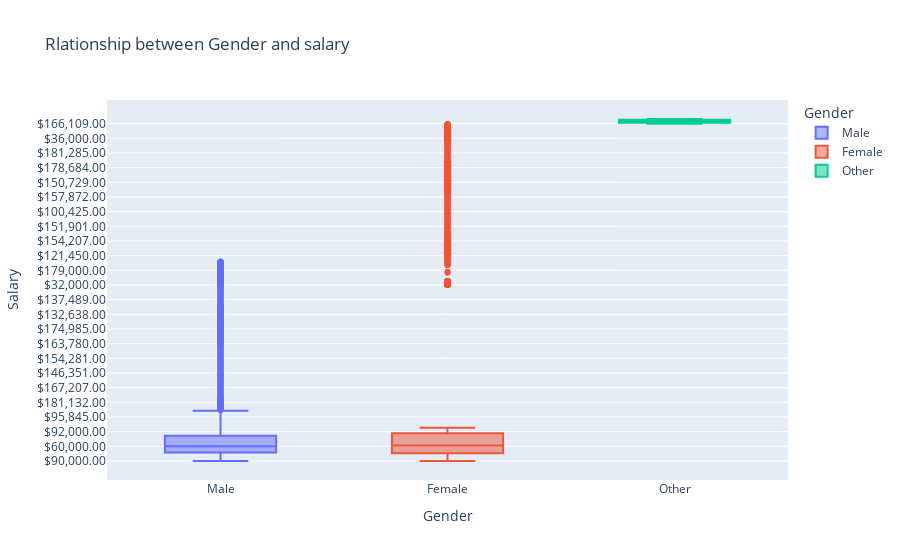

Write notebook code for a chart like this one.
### Markdown cell above
# Analyzing Relationship between salary and their education level

### Code cell
fig = px.box(df, x="Gender", y="Salary", title='Rlationship between Gender and salary ',color='Gender')
fig.show()
img = Image.open('images/newplot 1.png')
display(img)

### Figure 1 — Plotly figure (JSON) as saved in the notebook; plotly's stock layout.template omitted (floating-point values rounded to 4 significant figures; data arrays with more than 128 entries replaced by an {"elided": "..."} marker saying what was removed)
{"data": [{"alignmentgroup": "True", "hovertemplate": "Gender=%{x}<br>Salary=%{y}<extra></extra>", "legendgroup": "Male", "marker": {"color": "#636efa"}, "name": "Male", "notched": false, "offsetgroup": "Male", "orientation": "v", "showlegend": true, "type": "box", "visible": true, "x": {"elided": "3671 str values"}, "x0": " ", "xaxis": "x", "y": {"elided": "3671 str values"}, "y0": " ", "yaxis": "y"}, {"alignmentgroup": "True", "hovertemplate": "Gender=%{x}<br>Salary=%{y}<extra></extra>", "legendgroup": "Female", "marker": {"color": "#EF553B"}, "name": "Female", "notched": false, "offsetgroup": "Female", "orientation": "v", "showlegend": true, "type": "box", "visible": true, "x": {"elided": "3013 str values"}, "x0": " ", "xaxis": "x", "y": {"elided": "3013 str values"}, "y0": " ", "yaxis": "y"}, {"alignmentgroup": "True", "hovertemplate": "Gender=%{x}<br>Salary=%{y}<extra></extra>", "legendgroup": "Other", "marker": {"color": "#00cc96"}, "name": "Other", "notched": false, "offsetgroup": "Other", "orientation": "v", "showlegend": true, "type": "box", "visible": true, "x": ["Other", "Other", "Other", "Other", "Other", "Other", "Other", "Other", "Other", "Other", "Other", "Other", "Other", "Other"], "x0": " ", "xaxis": "x", "y": ["$166,109.00", "$69,032.00", "$161,393.00", "$104,127.00", "$62,852.00", "$166,109.00", "$69,032.00", "$161,393.00", "$104,127.00", "$62,852.00", "$158,254.00", "$158,966.00", "$158,966.00", "$158,966.00"], "y0": " ", "yaxis": "y"}], "layout": {"autosize": true, "boxmode": "overlay", "legend": {"title": {"text": "Gender"}, "tracegroupgap": 0}, "title": {"text": "Rlationship between Gender and salary "}, "xaxis": {"anchor": "y", "autorange": true, "categoryarray": ["Male", "Female", "Other"], "categoryorder": "array", "domain": [0, 1], "range": [-0.5, 2.5], "title": {"text": "Gender"}, "type": "category"}, "yaxis": {"anchor": "x", "autorange": true, "domain": [0, 1], "range": [-24.61, 467.6], "title": {"text": "Salary"}, "type": "category"}}}
